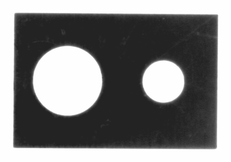
#> input picture donnees/formes/piece.png, 231 x 162 px, shrunk from 519 x 364 before the run
$ python main_piece.py
#> lines starting #> are read from the running program, lines starting #| are printed output that depends on the picture
### code/donnees_formes.py
"""
Module donnees_formes : chargement des images simples (PNG, JPG...), en couleur ou non.

Images utilisees (la liste complete est dans main.py, dictionnaire IMAGES) :
    formes/piece.png         piece rectangulaire avec deux trous ronds (TP2, piece.tif recadree)
    formes/engrenage.png     roue dentee seule (TP2, rondeldent.tif recadree)
    formes/dessin_ligne.png  courbe en S avec trois trous (esprit de la figure 5 de l'article)
    formes/labyrinthe.png    labyrinthe (chemin a trouver dans les couloirs blancs)
    Paris/...jpg             vues aeriennes de Paris (routes a suivre, cf. section 7.1 de l'article)

Ce module ne fait aucun affichage.
"""

import numpy as np
from PIL import Image


def charger_image(fichier):
    """Ouvre une image et la renvoie en niveaux de gris, valeurs entre 0 et 1 (float).
    Une image en couleur est convertie en niveaux de gris (meme formule ponderee que
    convert_gris du TP1 : 0.299 R + 0.587 G + 0.114 B)."""
    image = Image.open(fichier).convert("L")          # "L" = niveaux de gris, 0 a 255
#> image is the input picture: PIL image 231x162 L; min 34, max 255, mean 129.1
    return np.asarray(image, dtype=float) / 255.0


# [8 lines left out: function reduire, not called in this run]

### code/traitement.py
"""
Module traitement : la chaine de traitement COMMUNE a toutes les images.

Chaque fichier main_xxx.py charge ses images, puis appelle traiter_image().
Ainsi le traitement (lissage, gradient, carte de cout, puis Fast Marching...) n'est
ecrit qu'une seule fois, ici, et s'applique de la meme facon a toutes les images.

    Etape 2 : lissage + carte de cout    -> pretraitement.py, carte_cout.py
    Etapes 3 a 5, dans la fenetre interactive (interactif.py) :
    Etape 3 : Fast Marching              -> fast_marching.py
    Etape 4 : backtracking + contour     -> chemin.py
    Etape 5 : evaluation (Dice, ou part du chemin dans la verite) -> evaluation.py
    Figures                              -> affichage.py
"""

import matplotlib.pyplot as plt

import affichage as af
import carte_cout as cc
from donnees_acdc import LABEL_VG
import interactif as ia
import pretraitement as pt
from parametres import ALPHA as ALPHA_DEFAUT, LISSAGE as LISSAGE_DEFAUT
from parametres import SIGMA as SIGMA_DEFAUT, W as W_DEFAUT
from parametres import (DOSSIER_FIGURES, FIGURES_DETAILLEES, INTERACTIF, TAILLE_MOYENNE,
                        TOUT)


def figure_secondaire(fig, fichier):
    """Enregistre une figure secondaire, puis ferme sa fenetre si FIGURES_DETAILLEES vaut False
    (la figure reste disponible dans le dossier figures/)."""
    af.enregistrer_figure(fig, fichier)
    if not FIGURES_DETAILLEES:
        plt.close(fig)


def dossier_figures(nom_image):
    """Renvoie le dossier figures/<nom_image>/ (et le cree s'il n'existe pas)."""
    dossier = DOSSIER_FIGURES / nom_image
    dossier.mkdir(parents=True, exist_ok=True)
    return dossier


def traiter_image(image, nom_image, nom=None, titre=None, zoom=None, gt=None, interactif=False,
                  type_cout="gradient", nb_points=None, lissage=None, sigma=None,
                  w=None, alpha=None, verite=None):
    """Applique toute la chaine de traitement a une image en niveaux de gris (0 a 1).

    nom_image : nom court de l'image ("piece", "paris", "irm"...) -> dossier figures/<nom_image>/
    nom       : debut du nom des fichiers de figures (par defaut nom_image)
    titre     : titre des figures (par defaut nom_image)
    zoom      : zone a agrandir dans les figures secondaires (lignes, colonnes) ;
                par defaut l'image entiere
    gt        : verite terrain (seulement pour l'IRM), utilisee a l'etape 5 uniquement
    interactif: True -> a la fin, fenetre interactive du Fast Marching (si INTERACTIF = True)
    type_cout : "gradient" -> chemin le long des BORDS (cas general, Q1.3)
                "clair"    -> chemin dans les zones CLAIRES (couloirs d'un labyrinthe)
                "sombre"   -> chemin dans les zones SOMBRES (route sombre, trait noir)
                "vaisseaux"-> chemin le long d'un vaisseau sombre (contraste local, DRIVE)
    nb_points : nombre de clics dans la fenetre interactive (par defaut NB_POINTS)
    lissage, sigma, w, alpha : remplacent LISSAGE, SIGMA, W et ALPHA de parametres.py
                               pour cette image seulement
    verite    : zone de l'expert deja prete (tableau de booleens), pour les images autres que
                l'IRM (ex. vaisseaux de DRIVE). Pour l'IRM, on donne gt (label 3 = ventricule)
    Renvoie un dictionnaire avec les resultats intermediaires.
    """
#> called with nom_image = 'piece', interactif = True, type_cout = 'gradient'
    nom = nom or nom_image
    LISSAGE = lissage or LISSAGE_DEFAUT          # reglages propres a cette image, sinon parametres.py
    SIGMA = sigma or SIGMA_DEFAUT
    W = w or W_DEFAUT
    ALPHA = alpha or ALPHA_DEFAUT
    titre = titre or nom_image
    dossier_fig = dossier_figures(nom_image)
    hauteur, largeur = image.shape
    if zoom is None:
        zoom = TOUT

    print(f"\n========== {titre} ==========")
    print(f"Image                : {hauteur} x {largeur} pixels, {image.ndim} dimensions "
          f"-> niveaux de gris (1 canal)")
#| Image                : 162 x 231 pixels, 2 dimensions -> niveaux de gris (1 canal)
    print(f"Valeurs des pixels   : entre {image.min():.2f} et {image.max():.2f} ({image.dtype})")
#| Valeurs des pixels   : entre 0.13 et 1.00 (float64)

    # Figure PRINCIPALE : l'image seule, sans contour
    af.afficher_image(image, titre)
    af.sauvegarder_png(dossier_fig / f"{nom}.png", image)

    # ------------------------------------------------------------------------
    # Etape 2 : carte de cout                              (sujet, partie 1)
    # ------------------------------------------------------------------------
    # Q1.1 - Lissage : comparaison des deux filtres lineaires (bruit granuleux, cf. TP2 ex. 3)
    image_moyenne = pt.lisser_moyenne(image, TAILLE_MOYENNE)
    image_gauss = pt.lisser_gauss(image, SIGMA)

    fig_lissage = af.afficher_comparaison(
        [image, image_moyenne, image_gauss],
        ["Originale", f"Moyenneur {TAILLE_MOYENNE}x{TAILLE_MOYENNE}", f"Gaussien sigma = {SIGMA}"],
        f"{titre} : comparaison des lissages", zoom=zoom)
    figure_secondaire(fig_lissage, dossier_fig / f"{nom}_lissages.png")

    # Image lissee utilisee pour la suite (choix avec le parametre LISSAGE)
    image_lissee = {"gauss": image_gauss, "moyenne": image_moyenne, "aucun": image}[LISSAGE]
    print(f"Lissage utilise      : {LISSAGE}")

    # Q1.2 - Gradient (filtres de Sobel)
    gx, gy = cc.gradient(image_lissee)
    norme = cc.norme_gradient(gx, gy)
    print(f"Norme du gradient    : max {norme.max():.2f}")

    fig_gradient = af.afficher_gradient(
        gx, gy, norme, f"{titre} : gradient (lissage : {LISSAGE})", zoom=zoom)
    figure_secondaire(fig_gradient, dossier_fig / f"{nom}_gradient_{LISSAGE}.png")

    # Q1.3 - Potentiel (carte de cout P~) -> figure PRINCIPALE
    if type_cout == "gradient":
        cout = cc.potentiel(norme, W, ALPHA)
        reglage = f"w = {W}, alpha = {ALPHA}"
    elif type_cout == "vaisseaux":     # contraste local : plus sombre que ses voisins
        cout = cc.potentiel_vaisseaux(image_lissee, W, ALPHA)
        reglage = f"vaisseaux (contraste local), w = {W}, alpha = {ALPHA}"
    else:                    # cout base sur l'intensite (labyrinthe, route...)
        cout = cc.potentiel_intensite(image_lissee, W, clair=(type_cout == "clair"))
        reglage = f"intensite, zones {type_cout}s bon marche, w = {W}"
    print(f"Carte de cout P~     : min {cout.min():.3f}, max {cout.max():.3f} ({reglage})")

    fig_cout = af.afficher_potentiel(
        cout, f"{titre} : carte de cout (lissage : {LISSAGE}, {reglage})")
    af.enregistrer_figure(fig_cout, dossier_fig / f"{nom}_cout_{LISSAGE}.png")

    # Test : carte de cout calculee a partir des trois images (sans lissage, moyenneur, gaussien)
    couts = {}
    for nom_lissage, img in [("aucun", image), ("moyenne", image_moyenne), ("gauss", image_gauss)]:
        gx_l, gy_l = cc.gradient(img)
        couts[nom_lissage] = cc.potentiel(cc.norme_gradient(gx_l, gy_l), W, ALPHA)

    fig_couts = af.afficher_comparaison_couts(
        couts, f"{titre} : carte de cout selon le lissage (w = {W}, alpha = {ALPHA})", zoom=zoom)
    figure_secondaire(fig_couts, dossier_fig / f"{nom}_couts_comparaison.png")

    # ------------------------------------------------------------------------
    # Etapes 3, 4 et 5 : Fast Marching, backtracking, evaluation  (sujet, parties 2 a 4)
    # ------------------------------------------------------------------------
    # Fenetre interactive : clics -> Fast Marching -> descente de U -> contour -> evaluation
    # (si une verite terrain est connue : IRM avec gt, DRIVE avec verite). Voir interactif.py.
    if gt is not None:
        verite = gt == LABEL_VG                   # IRM : zone du ventricule gauche (label 3)
    contour = None
    if interactif and INTERACTIF:
        contour = ia.contour_interactif(image, cout, titre, dossier=dossier_fig, nom=nom,
                                        nb_points=nb_points, verite=verite, zoom=zoom)

    print(f"[ok] Figures enregistrees dans figures/{nom_image}/"
          + ("" if FIGURES_DETAILLEES else " (affichees : image et carte de cout)"))
    return dict(image_lissee=image_lissee, gx=gx, gy=gy, norme=norme, cout=cout,
                contour=contour)

### code/affichage.py
"""
Module affichage : toutes les fonctions qui affichent ou enregistrent des figures.

Regle du projet : les autres modules CALCULENT et renvoient des tableaux,
ce module les AFFICHE. Aucun calcul de la methode ne doit se trouver ici.

On l'appelle depuis main.py avec :
    import affichage as af
"""

import matplotlib.pyplot as plt
import numpy as np

from donnees_acdc import LABELS, LABEL_VG, coupes_avec_label, normaliser


# ----------------------------------------------------------------------------
# 1. Donnees (etape 1)
# ----------------------------------------------------------------------------
# [45 lines left out: functions afficher_infos, afficher_toutes_les_coupes, not called in this run]


def afficher_image(image, titre=""):
    """Affiche une seule image en niveaux de gris, sans contour."""
    fig, ax = plt.subplots(figsize=(6, 6))
    ax.imshow(image, cmap="gray")
    ax.set_title(titre)
    ax.axis("off")
    fig.tight_layout()
    return fig


# [20 lines left out: function afficher_coupe, not called in this run]


# ----------------------------------------------------------------------------
# 2. Enregistrement
# ----------------------------------------------------------------------------
def enregistrer_figure(fig, fichier, dpi=150):
    """Enregistre une figure matplotlib dans un fichier PNG.

    Si le fichier ne peut pas etre ecrit (par exemple parce qu'il est ouvert dans
    une visionneuse, ou en cours de synchronisation par OneDrive), on affiche un
    avertissement et le programme CONTINUE au lieu de s'arreter.
    """
    try:
        fig.savefig(fichier, dpi=dpi)
    except OSError as erreur:
        print(f"[!] Figure non enregistree ({fichier.name}) : {erreur.strerror}. "
              f"Le fichier est peut-etre ouvert ailleurs ou en cours de synchronisation.")


def sauvegarder_png(fichier, image):
    """Enregistre l'image (valeurs entre 0 et 1) comme une photo PNG en niveaux de gris.
    Meme protection que enregistrer_figure si le fichier est verrouille."""
    try:
        plt.imsave(str(fichier), image, cmap="gray", vmin=0, vmax=1)
    except OSError as erreur:
        print(f"[!] Image non enregistree ({fichier.name}) : {erreur.strerror}.")


# ----------------------------------------------------------------------------
# 3. Carte de cout (etape 2)
# ----------------------------------------------------------------------------
def afficher_comparaison(images, titres, titre="", zoom=(slice(70, 140), slice(95, 170))):
    """Affiche plusieurs images cote a cote : en entier (ligne du haut)
    et zoomees sur le ventricule (ligne du bas).

    images : liste de tableaux 2D (valeurs entre 0 et 1)
    titres : liste des titres, un par image
    zoom   : zone a agrandir (lignes, colonnes) ; par defaut autour du ventricule
             gauche de patient001, coupe 5. (slice(None), slice(None)) = image entiere.
    """
    n = len(images)
    fig, axes = plt.subplots(2, n, figsize=(5 * n, 9))
    for k, (img, nom) in enumerate(zip(images, titres)):
        axes[0, k].imshow(img, cmap="gray", vmin=0, vmax=1)
        axes[0, k].set_title(nom)
        axes[1, k].imshow(img[zoom], cmap="gray", vmin=0, vmax=1, interpolation="nearest")
        axes[1, k].set_title(nom + " (zoom)")
    for ax in axes.ravel():
        ax.axis("off")
    fig.suptitle(titre)
    fig.tight_layout()
    return fig


def afficher_gradient(gx, gy, norme, titre="", zoom=(slice(70, 140), slice(95, 170))):
    """Affiche gx, gy et la norme du gradient, en entier (haut) et zoomes (bas).

    gx et gy sont signes : rouge = positif (sombre -> clair), bleu = negatif
    (clair -> sombre), blanc = 0. La norme est en niveaux de gris (blanc = bord fort).
    """
    m = max(np.abs(gx).max(), np.abs(gy).max())          # meme echelle pour gx et gy
    cartes = [(gx, "gx (Sobel horizontal)", "bwr", -m, m),
              (gy, "gy (Sobel vertical)", "bwr", -m, m),
              (norme, "Norme du gradient", "gray", 0, norme.max())]
    fig, axes = plt.subplots(2, 3, figsize=(15, 9))
    for k, (carte, nom, cmap, vmin, vmax) in enumerate(cartes):
        im = axes[0, k].imshow(carte, cmap=cmap, vmin=vmin, vmax=vmax)
        axes[0, k].set_title(nom)
        fig.colorbar(im, ax=axes[0, k], fraction=0.035)
        axes[1, k].imshow(carte[zoom], cmap=cmap, vmin=vmin, vmax=vmax, interpolation="nearest")
        axes[1, k].set_title(nom + " (zoom)")
    for ax in axes.ravel():
        ax.axis("off")
    fig.suptitle(titre)
    fig.tight_layout()
    return fig


def afficher_potentiel(cout, titre=""):
    """Affiche la carte de cout P~ : sombre = bon marche (bords), clair = cher."""
    fig, ax = plt.subplots(figsize=(8, 6.5))
    im = ax.imshow(cout, cmap="gray")
    ax.set_title("Carte de cout P~ (sombre = bon marche)")
    ax.axis("off")
    fig.colorbar(im, ax=ax, fraction=0.035, label="cout")
    fig.suptitle(titre)
    fig.tight_layout()
    return fig


def afficher_comparaison_couts(couts, titre="", zoom=(slice(70, 140), slice(95, 170))):
    """Compare plusieurs cartes de cout cote a cote (une par lissage), a la meme echelle.

    couts : dictionnaire {nom : carte de cout}, par exemple {"aucun": ..., "gauss": ...}
    zoom  : zone a agrandir (lignes, colonnes) ; (slice(None), slice(None)) = image entiere
    """
    n = len(couts)
    fig, axes = plt.subplots(1, n, figsize=(5 * n, 5))
    vmin = min(c.min() for c in couts.values())
    vmax = max(c.max() for c in couts.values())
    for ax, (nom, cout) in zip(axes, couts.items()):
        ax.imshow(cout[zoom], cmap="gray", vmin=vmin, vmax=vmax, interpolation="nearest")
        ax.set_title(f"P~ - lissage : {nom}")
        ax.axis("off")
    fig.suptitle(titre)
    fig.tight_layout()
    return fig


# ----------------------------------------------------------------------------
# 4. Fast Marching et contour (etapes 3 et 4)
#    (la fenetre interactive est dans interactif.py)
# ----------------------------------------------------------------------------
# [88 lines left out: functions afficher_contour, afficher_evaluation, afficher_evaluation_chemin, not called in this run]

### code/pretraitement.py
"""
Module pretraitement : lissage de l'image avant le calcul du gradient.

Sujet, question 1.1. Le bruit de l'IRM est granuleux (et non impulsionnel) :
on utilise un filtre lineaire (moyenneur ou gaussien), cf. TP2 exercice 3.

Fonctions :
    filtrer(image, noyau)           applique un noyau quelconque (outil general,
                                    aussi utilise par carte_cout.py pour Sobel)
    lisser_moyenne(image, taille)   filtre moyenneur taille x taille
    noyau_gaussien(sigma)           poids du filtre gaussien
    lisser_gauss(image, sigma)      filtre gaussien
    moyenne_locale(image, taille)   moyenne sur une grande fenetre (rapide, image integrale)
"""

import numpy as np
from numpy.lib.stride_tricks import sliding_window_view


def filtrer(image, noyau):
    """Applique un noyau (3x3, 5x5...) a l'image : pour chaque pixel,
    somme des voisins multiplies par les poids du noyau. Bords par replication."""
    r = noyau.shape[0] // 2
    image_bordee = np.pad(image, r, mode="edge")
    fenetres = sliding_window_view(image_bordee, noyau.shape)
    return (fenetres * noyau).sum(axis=(2, 3))


def lisser_moyenne(image, taille=3):
    """Filtre moyenneur taille x taille : chaque pixel devient la moyenne
    de ses voisins, tous avec le meme poids. Bords par replication."""
#> called with taille = 3
    r = taille // 2
    image_bordee = np.pad(image, r, mode="edge")
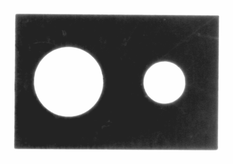
#> image_bordee: shape (164, 233) float64; min 0.133, max 1, mean 0.517
    fenetres = sliding_window_view(image_bordee, (taille, taille))
    return fenetres.mean(axis=(2, 3))
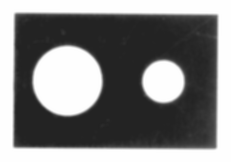
#> returned value: shape (162, 231) float64; min 0.136, max 0.997, mean 0.506


def noyau_gaussien(sigma):
    """Noyau gaussien 2D de taille (6*sigma+1) x (6*sigma+1), normalise (somme = 1)."""
    r = int(np.ceil(3 * sigma))                   # au-dela de 3 sigma, les poids sont negligeables
    t = np.arange(-r, r + 1)
    yy, xx = np.meshgrid(t, t, indexing="ij")     # coordonnees relatives au centre
    noyau = np.exp(-(xx**2 + yy**2) / (2 * sigma**2))
    return noyau / noyau.sum()                    # somme = 1 : la luminosite moyenne est conservee


def lisser_gauss(image, sigma=1.0):
    """Filtre gaussien : moyenne PONDEREE des voisins, les plus proches
    ayant le plus de poids. Bords par replication."""
    return filtrer(image, noyau_gaussien(sigma))
#> (the rest of the program and of its run is left out)
